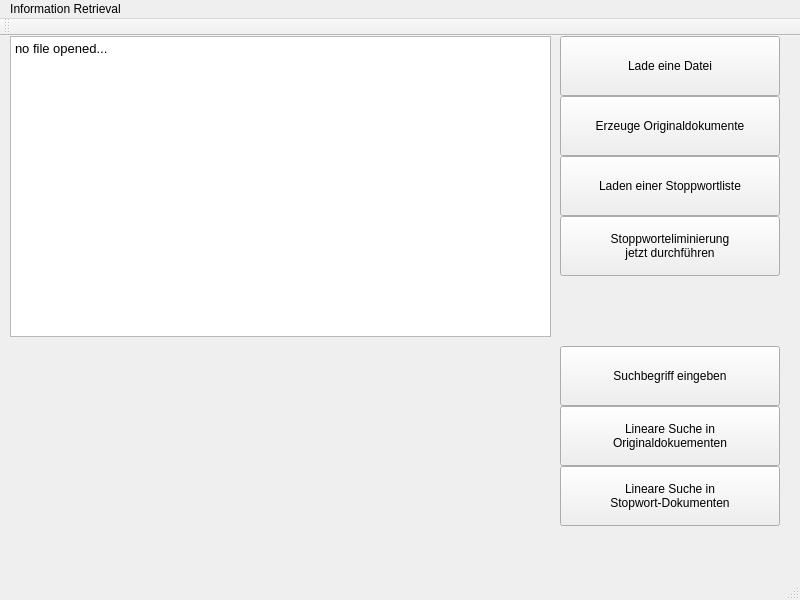
<?xml version="1.0" encoding="UTF-8"?>
<ui version="4.0">
 <class>MainWindow</class>
 <widget class="QMainWindow" name="MainWindow">
  <property name="geometry">
   <rect>
    <x>0</x>
    <y>0</y>
    <width>800</width>
    <height>600</height>
   </rect>
  </property>
  <property name="windowTitle">
   <string>MainWindow</string>
  </property>
  <widget class="QWidget" name="centralWidget">
   <widget class="QTextBrowser" name="textBrowser">
    <property name="geometry">
     <rect>
      <x>10</x>
      <y>0</y>
      <width>541</width>
      <height>301</height>
     </rect>
    </property>
    <property name="html">
     <string>&lt;!DOCTYPE HTML PUBLIC &quot;-//W3C//DTD HTML 4.0//EN&quot; &quot;http://www.w3.org/TR/REC-html40/strict.dtd&quot;&gt;
&lt;html&gt;&lt;head&gt;&lt;meta name=&quot;qrichtext&quot; content=&quot;1&quot; /&gt;&lt;style type=&quot;text/css&quot;&gt;
p, li { white-space: pre-wrap; }
&lt;/style&gt;&lt;/head&gt;&lt;body style=&quot; font-family:'Ubuntu'; font-size:10pt; font-weight:400; font-style:normal;&quot;&gt;
&lt;p style=&quot; margin-top:0px; margin-bottom:0px; margin-left:0px; margin-right:0px; -qt-block-indent:0; text-indent:0px;&quot;&gt;no file opened...&lt;/p&gt;&lt;/body&gt;&lt;/html&gt;</string>
    </property>
   </widget>
   <widget class="QPushButton" name="eliminateStopWords">
    <property name="geometry">
     <rect>
      <x>560</x>
      <y>180</y>
      <width>220</width>
      <height>60</height>
     </rect>
    </property>
    <property name="text">
     <string>Stoppworteliminierung
jetzt durchführen</string>
    </property>
   </widget>
   <widget class="QPushButton" name="loadFileButton">
    <property name="geometry">
     <rect>
      <x>560</x>
      <y>0</y>
      <width>220</width>
      <height>60</height>
     </rect>
    </property>
    <property name="text">
     <string>Lade eine Datei</string>
    </property>
   </widget>
   <widget class="QPushButton" name="loadStoppWordList">
    <property name="geometry">
     <rect>
      <x>560</x>
      <y>120</y>
      <width>220</width>
      <height>60</height>
     </rect>
    </property>
    <property name="text">
     <string>Laden einer Stoppwortliste</string>
    </property>
   </widget>
   <widget class="QPushButton" name="createOriginalDocs">
    <property name="geometry">
     <rect>
      <x>560</x>
      <y>60</y>
      <width>220</width>
      <height>60</height>
     </rect>
    </property>
    <property name="text">
     <string>Erzeuge Originaldokumente</string>
    </property>
   </widget>
   <widget class="QPushButton" name="getTerm">
    <property name="geometry">
     <rect>
      <x>560</x>
      <y>310</y>
      <width>220</width>
      <height>60</height>
     </rect>
    </property>
    <property name="text">
     <string>Suchbegriff eingeben</string>
    </property>
   </widget>
   <widget class="QPushButton" name="linearSerachOrigDocs">
    <property name="geometry">
     <rect>
      <x>560</x>
      <y>370</y>
      <width>220</width>
      <height>60</height>
     </rect>
    </property>
    <property name="text">
     <string>Lineare Suche in
Originaldokuementen</string>
    </property>
   </widget>
   <widget class="QPushButton" name="linearSearchStopDocs">
    <property name="geometry">
     <rect>
      <x>560</x>
      <y>430</y>
      <width>220</width>
      <height>60</height>
     </rect>
    </property>
    <property name="text">
     <string>Lineare Suche in
Stopwort-Dokumenten</string>
    </property>
   </widget>
  </widget>
  <widget class="QToolBar" name="mainToolBar">
   <attribute name="toolBarArea">
    <enum>TopToolBarArea</enum>
   </attribute>
   <attribute name="toolBarBreak">
    <bool>false</bool>
   </attribute>
  </widget>
  <widget class="QStatusBar" name="statusBar"/>
  <widget class="QMenuBar" name="menuBar">
   <property name="geometry">
    <rect>
     <x>0</x>
     <y>0</y>
     <width>800</width>
     <height>22</height>
    </rect>
   </property>
   <widget class="QMenu" name="menuIr_mini_tool">
    <property name="title">
     <string>Information Retrieval</string>
    </property>
   </widget>
   <addaction name="menuIr_mini_tool"/>
  </widget>
 </widget>
 <layoutdefault spacing="6" margin="11"/>
 <resources/>
 <connections/>
</ui>
